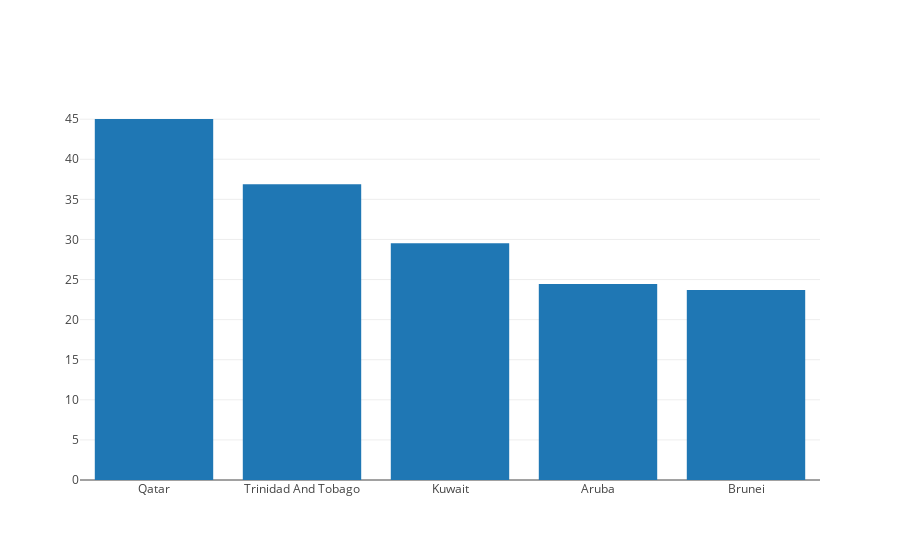

The cell this chart's notebook holds for it:
### Markdown cell above
### 5 Countries with the biggest avarage amount of emissions

### Code cell
import plotly.graph_objs as go

dataHolders = dict()
for index, row in df.iterrows() :
    countryName = row['Country'];
    dataHolder = dataHolders.get(countryName, DataHolder(countryName))
    dataHolder.push(row['Emission'])
    dataHolders.update({countryName: dataHolder})

avdf = pd.DataFrame(columns=['Country', 'Avarage Emmission'])
i = 0
for key,val in dataHolders.items():
    avdf.loc[i] = [key, val.getAvarageData()]
    i = i+1

i=0


max5df = avdf.sort_values(by=['Avarage Emmission'],ascending=False).head(5)

data = [
    go.Bar(
        x=max5df['Country'], # assign x as the dataframe column 'x'
        y=max5df['Avarage Emmission']
    )
]


iplot(data, filename='mindf')

### Figure 1 — Plotly figure (JSON) as saved in the notebook; plotly's stock layout.template omitted (floating-point values rounded to 4 significant figures)
{"data": [{"type": "bar", "uid": "23580a40-d638-11e8-acd3-0242ac110003", "x": ["Qatar", "Trinidad And Tobago", "Kuwait", "Aruba", "Brunei"], "y": [45.02, 36.88, 29.52, 24.43, 23.69]}], "layout": {}}
